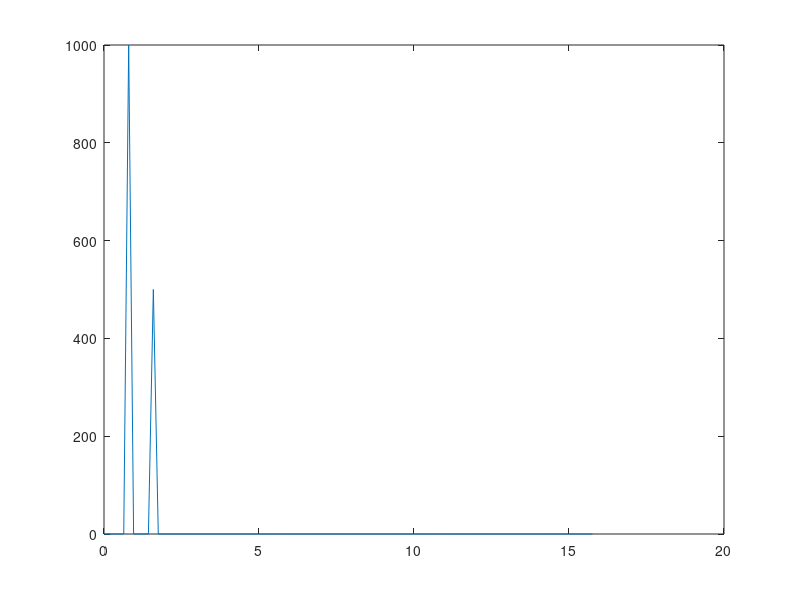
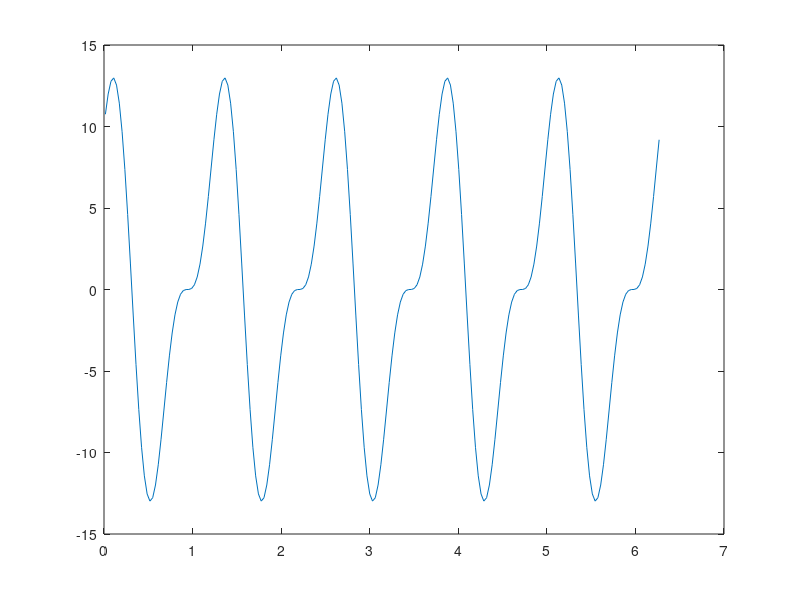

The MATLAB source for these figures, in order:

%{ 

%%%%%% 2d fft starts%%%%%%%%%%%%%%%%%%%%%%%%%%%%%%%%%
%{

Here is a quick example. I assume a random 2D image where the horizontal 
axis (columns) represents data collected in space domain and the vertical 
axis (rows) represents data collected in time domain. The two domains 
could easily be collected in the same domain. I also chose the number of 
samples collected in either domain to be different 
(i.e., a rectangular image), but the number of samples could easily be 
the same for both dimensions.

%}

clc
close all
clear all


Nx = 64; % Number of samples collected along first dimension
Nt = 32; % Number of samples collected along second dimension
dx = 1;  % Distance increment (i.e., Spacing between each column)
dt = .1; % Time increment (i.e., Spacing between each row)

x = 0 : dx : (Nx-1)*dx; % distance
t = 0 : dt : (Nt-1)*dt; % time

data_spacetime = randn(Nt,Nx); % random 2D matrix

Nyq_k = 1/(2*dx); % Nyquist of data in first dimension
Nyq_f = 1/(2*dt); % Nyquist of data in second dimension
dk = 1/(Nx*dx);   % Wavenumber increment
df = 1/(Nt*dt);   % Frequency increment

k = -Nyq_k : dk : Nyq_k-dk; % wavenumber
f = -Nyq_f : df : Nyq_f-df; % frequency

data_wavenumberfrequency = zeros(size(data_spacetime)); % initialize data

% Compute 2D Discrete Fourier Transform
for i1 = 1 : Nx
for j1 = 1 : Nt
for i2 = 1 : Nx
 for j2 = 1 : Nt
  data_wavenumberfrequency(j1,i1) = data_wavenumberfrequency(j1,i1) + ...
   data_spacetime(j2,i2)*exp(-1i*(2*pi)*(k(i1)*x(i2)+f(j1)*t(j2)))*dx*dt;
 end
end
end
end

figure;
subplot(3,1,1);
imagesc(k,f,abs(data_wavenumberfrequency));
colorbar; v = caxis;
title('2D DFT');

fft2result = fftshift(fft2(data_spacetime))*dx*dt;

subplot(3,1,2);
imagesc(k,f,abs(fft2result));
colorbar; caxis(v);
title('FFT2');

subplot(3,1,3);
imagesc(k,f,abs(fft2result-data_wavenumberfrequency));
colorbar; caxis(v);
title('Difference');

data_time = randn(Nt,1);
data_frequency = zeros(size(data_time));

%%%%%% 2d fft ends   %%%%%%%%%%%%%%%%%%%%%%%%%%%%%%%%%


%}


%%%% 1D-FFT starts %%%%%%%%%%%%%%%%%%%%%%%%%%%%%%%%%%%%%%%%%%%%%%%%%
clc
clear all
close all


Lx=2*pi;
Ncx=200;
dx=Lx/Ncx;
xc=dx*(0:(Ncx-1))' + 0.5*dx;

yc=5*sin(2*pi*(10/Lx)*xc)+10*cos(2*pi*(5/Lx)*xc);

minKx=1/Lx;
maxKx=1/dx; % this corresponds to sampling frequency (samples per unit length)
dkx=maxKx/Ncx;

kk=dkx*(0:(Ncx-1))';
kkplot=kk(kk<(maxKx/2));

FFT_yc=fft(yc,Ncx);
powFFT=abs(FFT_yc(1:round(Ncx/2)));

figure(1)
plot(kkplot,powFFT);


figure(2)
plot(xc,yc);

%%%% 1D-FFT ends %%%%%%%%%%%%%%%%%%%%%%%%%%%%%%%%%%%%%%%%%%%%%%%%%